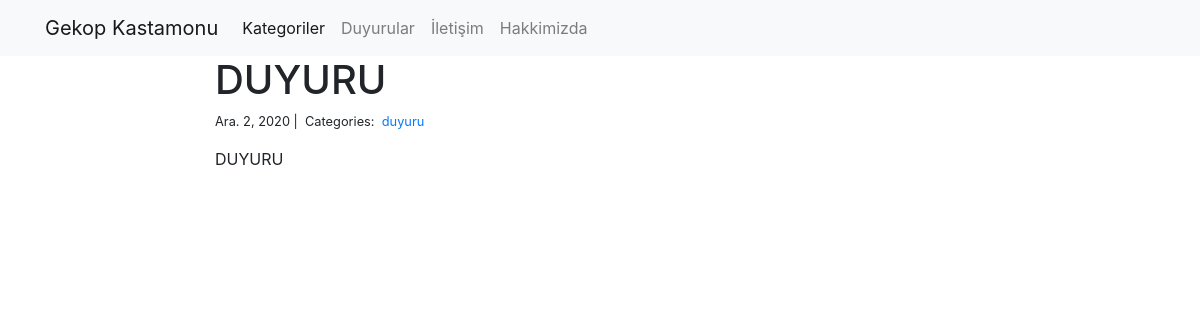
The app's page /blog/2/ with its own data.
### blog/models.py (models this page shows)
class Post(models.Model):
    title = models.CharField(max_length=255)
    body = models.TextField()
    created_on = models.DateTimeField(auto_now_add=True)
    last_modified = models.DateTimeField(auto_now=True)
    categories = models.ManyToManyField('Category', related_name='posts')

class Category(models.Model):
    name = models.CharField(max_length=20)

### blog/views.py (the view)
# urls.py: path("<int:pk>/", views.blog_detail, name="blog_detail"),
def blog_detail(request, pk):
    post = Post.objects.get(pk=pk)
    context = {"post": post}
    return render(request, "blog_detail.html", context)

### blog/templates/blog_detail.html (shortened to what this page needs)
{% extends "base.html" %}
{% block page_content %}
<div class="col-md-8 offset-md-2">
    <h1>{{ post.title }}</h1>
    <small>
        {{ post.created_on.date }} |&nbsp;
        Categories:&nbsp;
        {% for category in post.categories.all %}
        <a href="{% url 'blog_category' category.name %}">
            {{ category.name }}
        </a>&nbsp;
        {% endfor %}
    </small>
    <p>{{ post.body | linebreaks }}</p>
</div>
{% endblock %}

### records on screen
Post: title "DUYURU", created_on "Ara. 2, 2020", body "DUYURU"
Category: name "duyuru"
